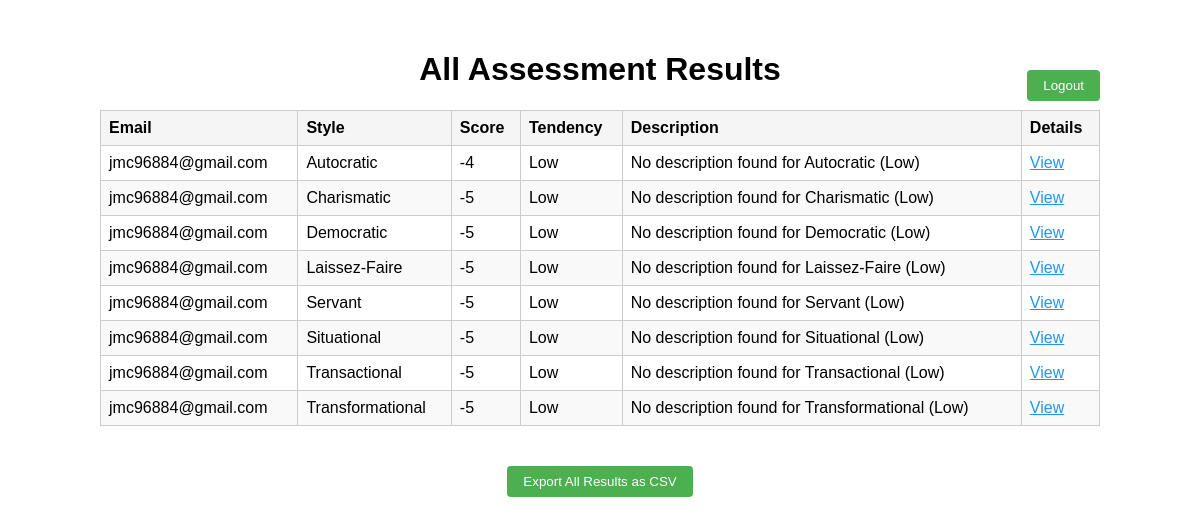
Screenshot of /admin/results (signed in) with the database file from the repository.
### tables this page shows
CREATE TABLE summary_results (
    id INTEGER PRIMARY KEY AUTOINCREMENT,
    email TEXT,
    timestamp DATETIME DEFAULT CURRENT_TIMESTAMP,
    style TEXT,
    score INTEGER,
    tendency TEXT,
    description TEXT
);

### app.py (the view)
@app.route('/admin/results')
@admin_required
def admin_results():
    error = None
    with sqlite3.connect(DB_FILE) as conn:
        conn.row_factory = sqlite3.Row
        results = conn.execute('SELECT * FROM summary_results ORDER BY email, style').fetchall()
    return render_template('admin_results.html', results=results, error=error)

### app.py (called while the page is built)
def admin_required(view_func):
    @functools.wraps(view_func)
    def wrapped_view(*args, **kwargs):
        if not session.get('admin_logged_in'):
            return redirect(url_for('admin_login'))
        return view_func(*args, **kwargs)
    return wrapped_view

### templates/admin_results.html (shortened to what this page needs)
<!DOCTYPE html>
<html lang="en">
<head>
</head>
<body>
    <h1>All Assessment Results</h1>
    <form method="post" action="/admin/logout" class="logout">
        <button type="submit" class="button">Logout</button>
    </form>
    <table>
        <thead>
            <tr>
                <th>Email</th>
                <th>Style</th>
                <th>Score</th>
                <th>Tendency</th>
                <th>Description</th>
                <th>Details</th>
            </tr>
        </thead>
        <tbody>
        {% for row in results %}
            <tr>
                <td>{{ row.email }}</td>
                <td>{{ row.style }}</td>
                <td>{{ row.score }}</td>
                <td>{{ row.tendency }}</td>
                <td>{{ row.description }}</td>
                <td><a href="/admin/details?email={{ row.email|urlencode }}" class="details-link">View</a></td>
            </tr>
        {% endfor %}
        </tbody>
    </table>
    <div class="center">
        <form method="get" action="/admin/export">
            <button type="submit" class="button">Export All Results as CSV</button>
        </form>
    </div>
</body>
</html>

### templates/admin_results.html (style rules this page uses)
body { max-width: 1000px; margin: 0 auto; padding: 30px; font-family: Arial, sans-serif; }
h1 { text-align: center; }
table { border-collapse: collapse; width: 100%; margin-bottom: 40px; }
th, td { border: 1px solid #ccc; padding: 8px; text-align: left; }
th { background: #f5f5f5; }
tr:nth-child(even) { background: #f9f9f9; }
.details-link { color: #2196F3; text-decoration: underline; cursor: pointer; }
.logout { float: right; margin-top: -40px; }
.center { text-align: center; }
.button { padding: 8px 16px; background: #4CAF50; color: white; border: none; border-radius: 4px; cursor: pointer; }

### rows the page displays
summary_results: email "jmc96884@gmail.com", style "Autocratic", score "-4", tendency "Low", description "No description found for Autocratic (Low)"
summary_results: email "jmc96884@gmail.com", style "Charismatic", score "-5", tendency "Low", description "No description found for Charismatic (Low)"
summary_results: email "jmc96884@gmail.com", style "Democratic", score "-5", tendency "Low", description "No description found for Democratic (Low)"
summary_results: email "jmc96884@gmail.com", style "Laissez-Faire", score "-5", tendency "Low", description "No description found for Laissez-Faire (Low)"
summary_results: email "jmc96884@gmail.com", style "Servant", score "-5", tendency "Low", description "No description found for Servant (Low)"
summary_results: email "jmc96884@gmail.com", style "Situational", score "-5", tendency "Low", description "No description found for Situational (Low)"
summary_results: email "jmc96884@gmail.com", style "Transactional", score "-5", tendency "Low", description "No description found for Transactional (Low)"
summary_results: email "jmc96884@gmail.com", style "Transformational", score "-5", tendency "Low", description "No description found for Transformational (Low)"
